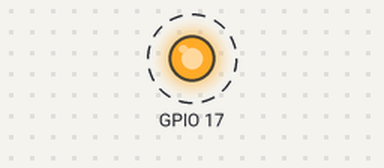
A program run on a simulated Raspberry Pi (BCM pin numbers). Parts: output pins drawn as LEDs (lit = HIGH). Dashed ring = blinking.

Above: at 0.5 s.
Timing chart, 0 to 4.6 s (numbered marks = the images above):
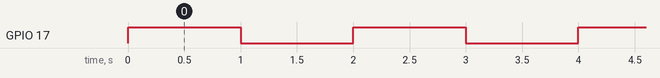

The program:

led.py
```python
import gpiod

import time

LED_PIN = 17  # GPIO pin number where the LED is connected

# Open GPIO chip

chip = gpiod.Chip('gpiochip4')

# Get the GPIO line for the LED

led_line = chip.get_line(LED_PIN)

# Request exclusive access to the line and configure it as an output

led_line.request(consumer="LED", type=gpiod.LINE_REQ_DIR_OUT)

try:

   while True:

       led_line.set_value(1)  # Turn on the LED

       time.sleep(1)  # Wait for 1 second

       led_line.set_value(0)  # Turn off the LED

       time.sleep(1)  # Wait for 1 second

finally:

   # Release the GPIO line and clean up resources on program exit

   led_line.release()

   chip.close()
```

Measured:
- by itself, GPIO 17: alternates HIGH for 1.0 s and LOW for 1.0 s
